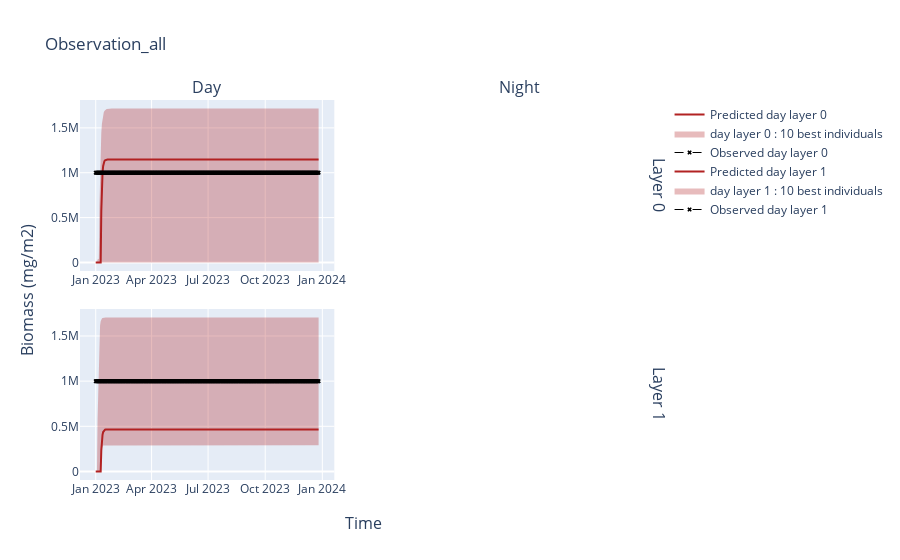
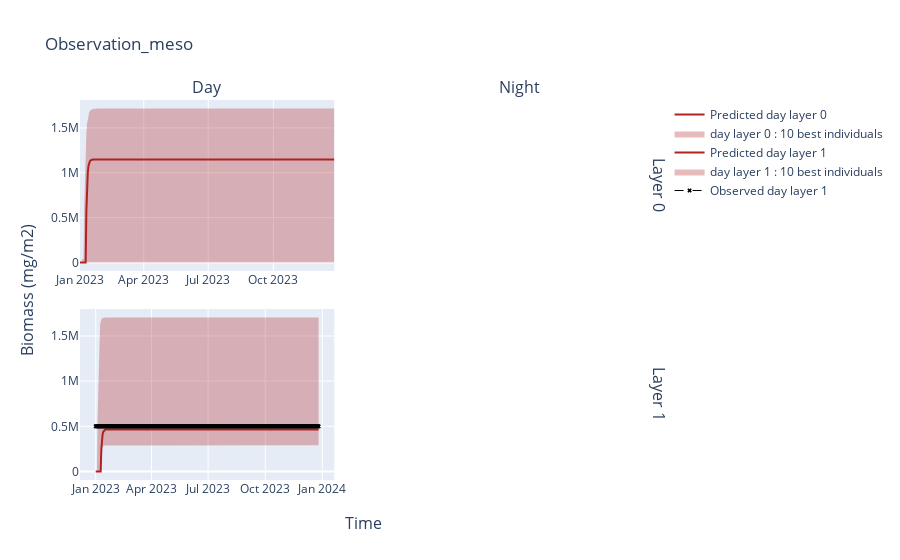

Write notebook code for charts like these, in order.
### Code cell
for fig in viewer.time_series(10):
    fig.show()

### Figure 1 — Plotly figure (JSON) as saved in the notebook; plotly's stock layout.template omitted (floating-point values rounded to 4 significant figures; data arrays with more than 128 entries replaced by an {"elided": "..."} marker saying what was removed)
{"data": [{"line": {"color": "firebrick", "dash": "solid", "width": 2}, "mode": "lines", "name": "Predicted day layer 0", "type": "scatter", "x": {"elided": "360 str values"}, "xaxis": "x", "y": {"elided": "360 float values"}, "yaxis": "y"}, {"fill": "toself", "fillcolor": "rgba(174,30,36,0.3)", "line": {"color": "rgba(0,0,0,0)"}, "name": "day layer 0 : 10 best individuals", "type": "scatter", "x": {"elided": "720 str values"}, "xaxis": "x", "y": {"elided": "720 float values"}, "yaxis": "y"}, {"line": {"color": "black", "dash": "dash", "width": 1}, "marker": {"color": "black", "size": 4, "symbol": "x"}, "mode": "lines+markers", "name": "Observed day layer 0", "type": "scatter", "x": {"elided": "360 str values"}, "xaxis": "x", "y": {"elided": "360 float values"}, "yaxis": "y"}, {"line": {"color": "firebrick", "dash": "solid", "width": 2}, "mode": "lines", "name": "Predicted day layer 1", "type": "scatter", "x": {"elided": "360 str values"}, "xaxis": "x3", "y": {"elided": "360 float values"}, "yaxis": "y3"}, {"fill": "toself", "fillcolor": "rgba(174,30,36,0.3)", "line": {"color": "rgba(0,0,0,0)"}, "name": "day layer 1 : 10 best individuals", "type": "scatter", "x": {"elided": "720 str values"}, "xaxis": "x3", "y": {"elided": "720 float values"}, "yaxis": "y3"}, {"line": {"color": "black", "dash": "dash", "width": 1}, "marker": {"color": "black", "size": 4, "symbol": "x"}, "mode": "lines+markers", "name": "Observed day layer 1", "type": "scatter", "x": {"elided": "360 str values"}, "xaxis": "x3", "y": {"elided": "360 float values"}, "yaxis": "y3"}], "layout": {"annotations": [{"font": {"size": 16}, "showarrow": false, "text": "Day", "x": 0.22, "xanchor": "center", "xref": "paper", "y": 1, "yanchor": "bottom", "yref": "paper"}, {"font": {"size": 16}, "showarrow": false, "text": "Night", "x": 0.76, "xanchor": "center", "xref": "paper", "y": 1, "yanchor": "bottom", "yref": "paper"}, {"font": {"size": 16}, "showarrow": false, "text": "Layer 0", "textangle": 90, "x": 0.98, "xanchor": "left", "xref": "paper", "y": 0.775, "yanchor": "middle", "yref": "paper"}, {"font": {"size": 16}, "showarrow": false, "text": "Layer 1", "textangle": 90, "x": 0.98, "xanchor": "left", "xref": "paper", "y": 0.225, "yanchor": "middle", "yref": "paper"}, {"font": {"size": 16}, "showarrow": false, "text": "Time", "x": 0.49, "xanchor": "center", "xref": "paper", "y": 0, "yanchor": "top", "yref": "paper", "yshift": -30}, {"font": {"size": 16}, "showarrow": false, "text": "Biomass (mg/m2)", "textangle": -90, "x": 0, "xanchor": "right", "xref": "paper", "xshift": -40, "y": 0.5, "yanchor": "middle", "yref": "paper"}], "title": {"text": "Observation_all"}, "xaxis": {"anchor": "y", "domain": [0, 0.44]}, "xaxis2": {"anchor": "y2", "domain": [0.54, 0.98]}, "xaxis3": {"anchor": "y3", "domain": [0, 0.44]}, "xaxis4": {"anchor": "y4", "domain": [0.54, 0.98]}, "yaxis": {"anchor": "x", "domain": [0.55, 1]}, "yaxis2": {"anchor": "x2", "domain": [0.55, 1]}, "yaxis3": {"anchor": "x3", "domain": [0, 0.45]}, "yaxis4": {"anchor": "x4", "domain": [0, 0.45]}}}

### Figure 2 — Plotly figure (JSON) as saved in the notebook; plotly's stock layout.template omitted (floating-point values rounded to 4 significant figures; data arrays with more than 128 entries replaced by an {"elided": "..."} marker saying what was removed)
{"data": [{"line": {"color": "firebrick", "dash": "solid", "width": 2}, "mode": "lines", "name": "Predicted day layer 0", "type": "scatter", "x": {"elided": "360 str values"}, "xaxis": "x", "y": {"elided": "360 float values"}, "yaxis": "y"}, {"fill": "toself", "fillcolor": "rgba(174,30,36,0.3)", "line": {"color": "rgba(0,0,0,0)"}, "name": "day layer 0 : 10 best individuals", "type": "scatter", "x": {"elided": "720 str values"}, "xaxis": "x", "y": {"elided": "720 float values"}, "yaxis": "y"}, {"line": {"color": "firebrick", "dash": "solid", "width": 2}, "mode": "lines", "name": "Predicted day layer 1", "type": "scatter", "x": {"elided": "360 str values"}, "xaxis": "x3", "y": {"elided": "360 float values"}, "yaxis": "y3"}, {"fill": "toself", "fillcolor": "rgba(174,30,36,0.3)", "line": {"color": "rgba(0,0,0,0)"}, "name": "day layer 1 : 10 best individuals", "type": "scatter", "x": {"elided": "720 str values"}, "xaxis": "x3", "y": {"elided": "720 float values"}, "yaxis": "y3"}, {"line": {"color": "black", "dash": "dash", "width": 1}, "marker": {"color": "black", "size": 4, "symbol": "x"}, "mode": "lines+markers", "name": "Observed day layer 1", "type": "scatter", "x": {"elided": "360 str values"}, "xaxis": "x3", "y": {"elided": "360 float values"}, "yaxis": "y3"}], "layout": {"annotations": [{"font": {"size": 16}, "showarrow": false, "text": "Day", "x": 0.22, "xanchor": "center", "xref": "paper", "y": 1, "yanchor": "bottom", "yref": "paper"}, {"font": {"size": 16}, "showarrow": false, "text": "Night", "x": 0.76, "xanchor": "center", "xref": "paper", "y": 1, "yanchor": "bottom", "yref": "paper"}, {"font": {"size": 16}, "showarrow": false, "text": "Layer 0", "textangle": 90, "x": 0.98, "xanchor": "left", "xref": "paper", "y": 0.775, "yanchor": "middle", "yref": "paper"}, {"font": {"size": 16}, "showarrow": false, "text": "Layer 1", "textangle": 90, "x": 0.98, "xanchor": "left", "xref": "paper", "y": 0.225, "yanchor": "middle", "yref": "paper"}, {"font": {"size": 16}, "showarrow": false, "text": "Time", "x": 0.49, "xanchor": "center", "xref": "paper", "y": 0, "yanchor": "top", "yref": "paper", "yshift": -30}, {"font": {"size": 16}, "showarrow": false, "text": "Biomass (mg/m2)", "textangle": -90, "x": 0, "xanchor": "right", "xref": "paper", "xshift": -40, "y": 0.5, "yanchor": "middle", "yref": "paper"}], "title": {"text": "Observation_meso"}, "xaxis": {"anchor": "y", "domain": [0, 0.44]}, "xaxis2": {"anchor": "y2", "domain": [0.54, 0.98]}, "xaxis3": {"anchor": "y3", "domain": [0, 0.44]}, "xaxis4": {"anchor": "y4", "domain": [0.54, 0.98]}, "yaxis": {"anchor": "x", "domain": [0.55, 1]}, "yaxis2": {"anchor": "x2", "domain": [0.55, 1]}, "yaxis3": {"anchor": "x3", "domain": [0, 0.45]}, "yaxis4": {"anchor": "x4", "domain": [0, 0.45]}}}
